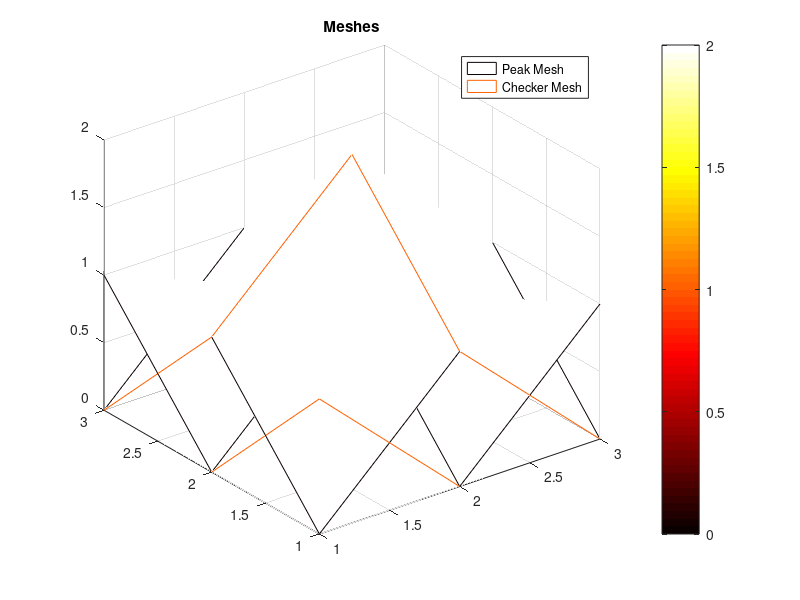

Here is the MATLAB script that generated this plot:
z = [0, 1, 0; 1, 2, 1; 0, 1, 0];
f = figure(25);
mesh_one = mesh(z);
colormap("hot");
scale_one = caxis();
hold on
mesh_two = mesh([1, 2, 3], [1, 2, 3], [1, 0, 1; 0, 1, 0; 1, 0, 1]);
legend_handle = legend("Peak Mesh", "Checker Mesh");
cb = colorbar();
title("Meshes");
current = gcf();
